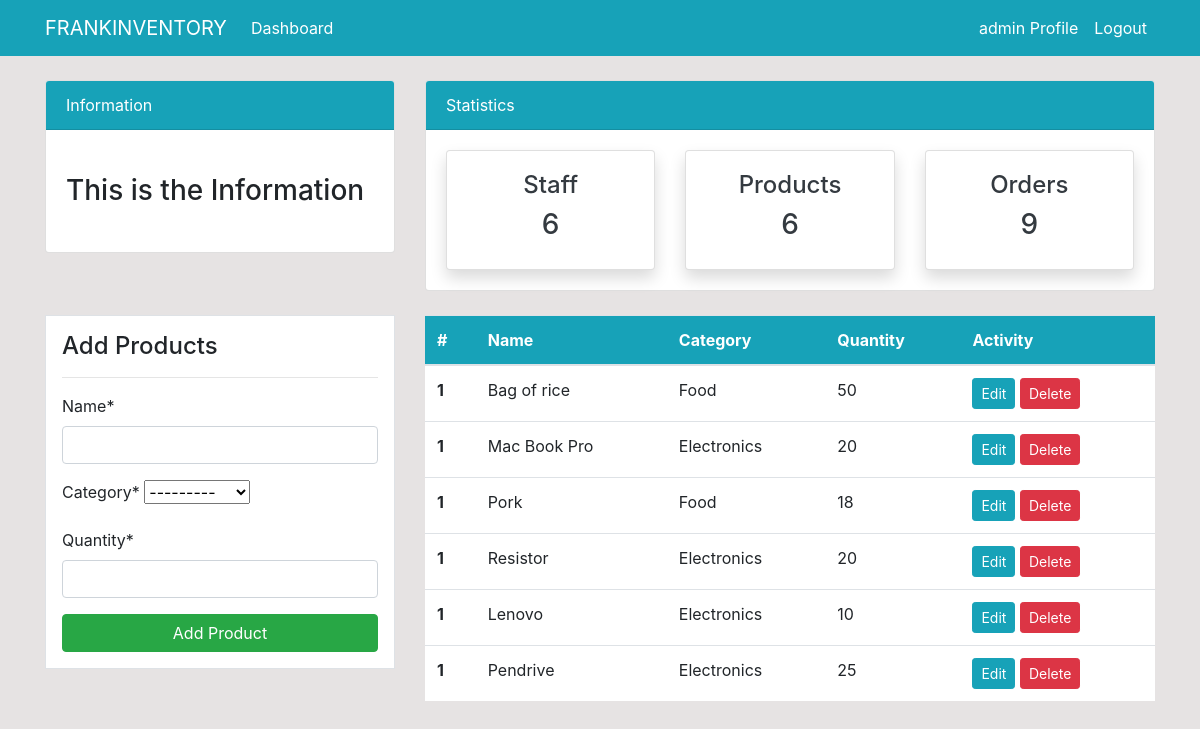
/product/ (signed in), run on the app's committed database.
### dashboard/models.py (models this page shows, shortened)
class Product(models.Model):
	name = models.CharField(max_length=100, null=True)
	category = models.CharField(max_length=20, choices=CATEGORY, null=True)
	quantity = models.PositiveIntegerField(null=True)
	class Meta:
		verbose_name_plural = 'Product'

### dashboard/views.py (the view)
# urls.py: path('product/', views.product, name='dashboard-product'),
@login_required(login_url='user-login')
def product(request):
	items = Product.objects.all() # using ORM
	items_count = items.count()
	workers_count = User.objects.all().count()
	orders_count = Order.objects.all().count()
	if request.method == 'POST':
		form = ProductForm(request.POST)
		if form.is_valid():
			form.save()
			product_name = form.cleaned_data.get('name') #we are grabbing the name. You can check the other fields we specified in the forms.py
			messages.success(request, f'{product_name} has been added')
			return redirect('dashboard-product')
	else:
		form = ProductForm()
	context = {
		'items': items,
		'form': form,
		'workers_count': workers_count,
		'items_count': items_count,
		'orders_count': orders_count,
	}
	return render(request, 'dashboard/product.html', context)

### dashboard/forms.py
class ProductForm(forms.ModelForm):
	class Meta:
		model = Product
		fields = ['name', 'category', 'quantity']

### templates/dashboard/product.html (shortened to what this page needs)
{% extends 'partials/base.html' %}
{% load crispy_forms_tags %}
{% block content %}
{% include 'partials/topnav.html' %}
<div class="container">
    <div class="row my-4">
        <div class="col-md-4">
            <div class="border bg-white p-3">
                <h4>Add Products</h4>
                <hr>
                <form method="POST">
                    {{ form|crispy }}
                    <input class="btn btn-success btn-block" type="submit" value="Add Product">
                </form>
            </div>
        </div>
        <div class="col-md-8">
            <table class="table bg-white">
                <thead class="bg-info">
                    <tr class="text-white">
                        <th scope="col">#</th>
                        <th scope="col">Name</th>
                        <th scope="col">Category</th>
                        <th scope="col">Quantity</th>
                        <th scope="col">Activity</th>
                    </tr>
                </thead>
                <tbody>
                    {% for item in items %}
                    <tr>
                        <th scope="row">1</th>
                        <td>{{ item.name }}</td>
                        <td>{{ item.category }}</td>
                        <td>{{ item.quantity }}</td>
                        <td>
                            <a class="btn btn-info btn-sm" href="{% url 'dashboard-product-update' item.id %}">Edit</a>
                            <a class="btn btn-danger btn-sm" href="{% url 'dashboard-product-delete' item.id %}">Delete</a>
                        </td>
                    </tr>
                    {% endfor %}
                </tbody>
            </table>
        </div>
    </div>
    </div>
{% endblock %}

### templates/partials/nav.html (shortened to what this page needs)
<nav class="navbar navbar-expand-lg navbar-info bg-info">
    <div class="container">
        {% if user.is_authenticated %}
        <a class="navbar-brand text-white" href="{% url 'dashboard-index' %}">FRANKINVENTORY</a>
        <div class="collapse navbar-collapse" id="navbarSupportedContent">
            <ul class="navbar-nav mr-auto">
                <li class="nav-item active">
                    <a class="nav-link text-white" href="{% url 'dashboard-index' %}">Dashboard </a>
                </li>
            </ul>
            <ul class="navbar-nav ml-auto">
                <li class="nav-item active">
                    <a class="nav-link text-white" href="{% url 'user-profile' %}"> {{user.username}} Profile
                        <span class="sr-only">(current)</span></a>
                </li>
                <li class="nav-item">
                    <a class="nav-link text-white" href="{% url 'user-logout' %}">Logout</a>
                </li>
            </ul>
        {% endif %}
        </div>
    </div>
</nav>

### static/style.css (style rules this page uses)
body { background: rgb(230, 227, 227); }

### data on the page
Product: name "Bag of rice", category "Food", quantity "50"
Product: name "Mac Book Pro", category "Electronics", quantity "20"
Product: name "Pork", category "Food", quantity "18"
Product: name "Resistor", category "Electronics", quantity "20"
Product: name "Lenovo", category "Electronics", quantity "10"
Product: name "Pendrive", category "Electronics", quantity "25"

### other printed values
{{ user.username }} "admin"
{{ workers_count }} "6"
{{ items_count }} "6"
{{ orders_count }} "9"
